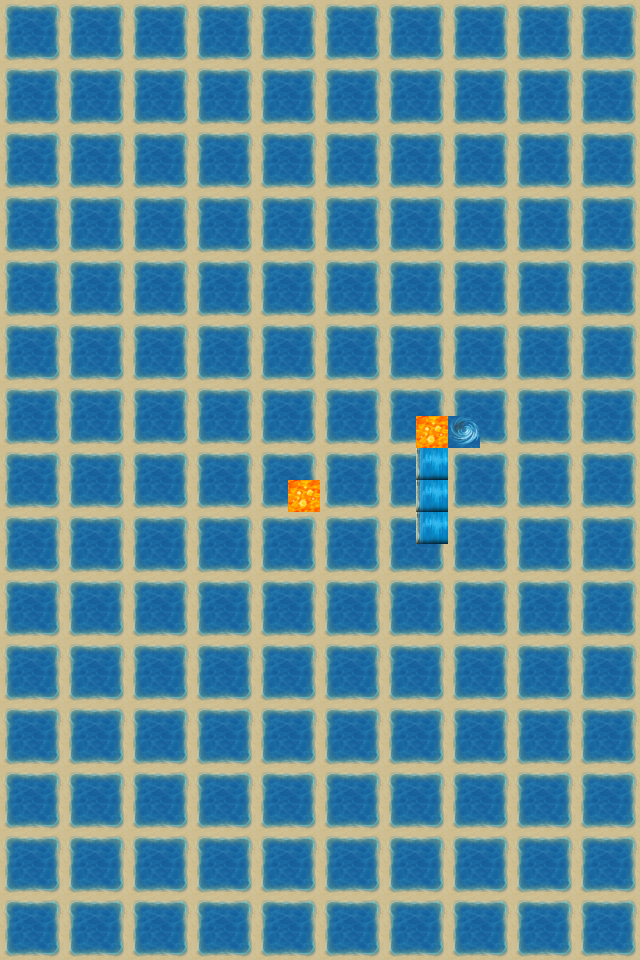

The image is a tile-based game level rendered from a .tmx file. Its description and complete source (layers, tilesets, objects, tile grids) follow:
An orthogonal 20x30 tile map with 32x32 px tiles, 1 tile layer (块层 1).

<map version="1.0" tiledversion="1.1.4" orientation="orthogonal" renderorder="right-down" width="20" height="30" tilewidth="32" tileheight="32" infinite="0" nextobjectid="1">
 <tileset firstgid="1" name="World_A1" tilewidth="32" tileheight="32" tilecount="192" columns="16">
  <image source="Program/RPG Marker/World_A1.png" width="512" height="384" />
  <tile id="62">
   <animation>
    <frame tileid="62" duration="100" />
    <frame tileid="63" duration="100" />
    <frame tileid="78" duration="100" />
    <frame tileid="79" duration="100" />
    <frame tileid="94" duration="100" />
    <frame tileid="95" duration="100" />
   </animation>
  </tile>
  <tile id="110">
   <animation>
    <frame tileid="110" duration="100" />
    <frame tileid="111" duration="100" />
    <frame tileid="126" duration="100" />
    <frame tileid="127" duration="100" />
    <frame tileid="142" duration="100" />
    <frame tileid="143" duration="100" />
   </animation>
  </tile>
  <tile id="150">
   <animation>
    <frame tileid="150" duration="100" />
    <frame tileid="151" duration="100" />
    <frame tileid="166" duration="100" />
    <frame tileid="167" duration="100" />
    <frame tileid="182" duration="100" />
    <frame tileid="183" duration="100" />
   </animation>
  </tile>
 </tileset>
 <layer name="块层 1" width="20" height="30">
  <data encoding="csv">
17,18,17,18,17,18,17,18,17,18,17,18,17,18,17,18,17,18,17,18,
33,34,33,34,33,34,33,34,33,34,33,34,33,34,33,34,33,34,33,34,
17,18,17,18,17,18,17,18,17,18,17,18,17,18,17,18,17,18,17,18,
33,34,33,34,33,34,33,34,33,34,33,34,33,34,33,34,33,34,33,34,
17,18,17,18,17,18,17,18,17,18,17,18,17,18,17,18,17,18,17,18,
33,34,33,34,33,34,33,34,33,34,33,34,33,34,33,34,33,34,33,34,
17,18,17,18,17,18,17,18,17,18,17,18,17,18,17,18,17,18,17,18,
33,34,33,34,33,34,33,34,33,34,33,34,33,34,33,34,33,34,33,34,
17,18,17,18,17,18,17,18,17,18,17,18,17,18,17,18,17,18,17,18,
33,34,33,34,33,34,33,34,33,34,33,34,33,34,33,34,33,34,33,34,
17,18,17,18,17,18,17,18,17,18,17,18,17,18,17,18,17,18,17,18,
33,34,33,34,33,34,33,34,33,34,33,34,33,34,33,34,33,34,33,34,
17,18,17,18,17,18,17,18,17,18,17,18,17,18,17,18,17,18,17,18,
33,34,33,34,33,34,33,34,33,34,33,34,33,63,151,34,33,34,33,34,
17,18,17,18,17,18,17,18,17,18,17,18,17,111,17,18,17,18,17,18,
33,34,33,34,33,34,33,34,33,63,33,34,33,111,33,34,33,34,33,34,
17,18,17,18,17,18,17,18,17,18,17,18,17,111,17,18,17,18,17,18,
33,34,33,34,33,34,33,34,33,34,33,34,33,34,33,34,33,34,33,34,
17,18,17,18,17,18,17,18,17,18,17,18,17,18,17,18,17,18,17,18,
33,34,33,34,33,34,33,34,33,34,33,34,33,34,33,34,33,34,33,34,
17,18,17,18,17,18,17,18,17,18,17,18,17,18,17,18,17,18,17,18,
33,34,33,34,33,34,33,34,33,34,33,34,33,34,33,34,33,34,33,34,
17,18,17,18,17,18,17,18,17,18,17,18,17,18,17,18,17,18,17,18,
33,34,33,34,33,34,33,34,33,34,33,34,33,34,33,34,33,34,33,34,
17,18,17,18,17,18,17,18,17,18,17,18,17,18,17,18,17,18,17,18,
33,34,33,34,33,34,33,34,33,34,33,34,33,34,33,34,33,34,33,34,
17,18,17,18,17,18,17,18,17,18,17,18,17,18,17,18,17,18,17,18,
33,34,33,34,33,34,33,34,33,34,33,34,33,34,33,34,33,34,33,34,
17,18,17,18,17,18,17,18,17,18,17,18,17,18,17,18,17,18,17,18,
33,34,33,34,33,34,33,34,33,34,33,34,33,34,33,34,33,34,33,34
</data>
 </layer>
</map>
